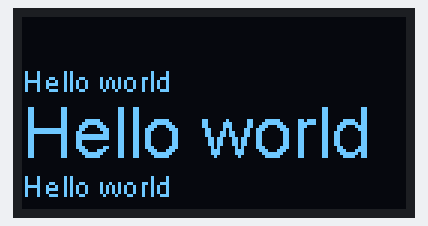
The sketch below on a simulated ESP8266 (NodeMCU). On the bench: 128×64 one-colour display.

Above: at 0.1 s.

The sketch:

Oled_Test.ino
```cpp
// (licence header left out)
// Include the correct display library
// For a connection via I2C using Wire include
  // Only needed for Arduino 1.6.5 and earlier
#include "SSD1306.h" // alias for `#include "SSD1306Wire.h"`
// or #include "SH1106.h" alis for `#include "SH1106Wire.h"`
// For a connection via I2C using brzo_i2c (must be installed) include
// #include <brzo_i2c.h> // Only needed for Arduino 1.6.5 and earlier
// #include "SSD1306Brzo.h"
// #include "SH1106Brzo.h"
// For a connection via SPI include
// #include <SPI.h> // Only needed for Arduino 1.6.5 and earlier
// #include "SSD1306Spi.h"
// #include "SH1106SPi.h"


// Initialize the OLED display using SPI
// D5 -> CLK
// D7 -> MOSI (DOUT)
// D0 -> RES
// D2 -> DC
// D8 -> CS
// SSD1306Spi        display(D0, D2, D8);
// or
// SH1106Spi         display(D0, D2);

// Initialize the OLED display using brzo_i2c
// D3 -> SDA
// D5 -> SCL
// SSD1306Brzo display(0x3c, D3, D5);
// or
// SH1106Brzo  display(0x3c, D3, D5);

// Initialize the OLED display using Wire library
SSD1306  display(0x3c, D3, D5);
// SH1106 display(0x3c, D3, D5);


void setup() {
  Serial.begin(115200);
  Serial.println();
  Serial.println();


  // Initialising the UI will init the display too.
  display.init();
  display.setContrast(255);

  display.flipScreenVertically();
  display.setFont(ArialMT_Plain_10);

}

void drawFontFaceDemo() {
    // Font Demo1
    // create more fonts at http://oleddisplay.squix.ch/
    display.clear();
    display.setTextAlignment(TEXT_ALIGN_LEFT);
    display.setFont(ArialMT_Plain_10);
    display.drawString(0, 15, "Hello world");
    display.setFont(ArialMT_Plain_24);
    display.drawString(0, 25, "Hello world");
    display.setFont(ArialMT_Plain_10);
    display.drawString(0, 50, "Hello world");
    display.display();
}

void loop() {
  // clear the display
  display.setTextAlignment(TEXT_ALIGN_RIGHT);
  display.drawString(10, 128, String(millis()));
  // write the buffer to the display
  drawFontFaceDemo();
}
```
